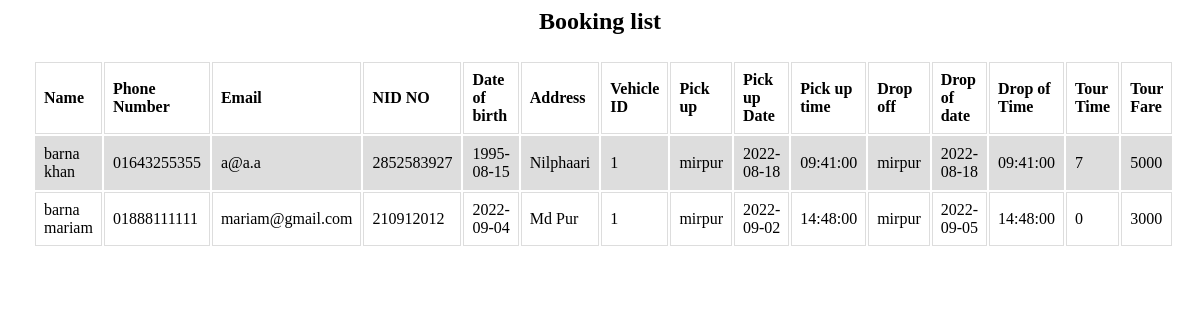
Page /user/rent.php on the committed database.
### tables this page shows
CREATE TABLE `rentinfo` (
  `SerialNo` int(11) NOT NULL,
  `FName` varchar(50) NOT NULL,
  `LName` varchar(50) NOT NULL,
  `PhoneNo` varchar(11) NOT NULL,
  `Email` varchar(70) NOT NULL,
  `NID` varchar(17) NOT NULL,
  `DOB` date NOT NULL,
  `Address` text NOT NULL,
  `VehicleID` varchar(20) NOT NULL,
  `PickUp` varchar(50) NOT NULL,
  `PickUpDate` date NOT NULL,
  `PickUpTime` time NOT NULL,
  `DropOff` varchar(50) NOT NULL,
  `DropOffDate` date NOT NULL,
  `DropOffTime` time NOT NULL,
  `TourTime` varchar(20) NOT NULL,
  `TourFare` double NOT NULL,
  `Status` varchar(20) NOT NULL DEFAULT 'Pending'
);

### db/dbconnect.php (called while the page is built)
<?php
function getDataFromDB($sql)
{
  $newdb = mysqli_connect('localhost', 'root', '', 'project');
  $result = mysqli_query($newdb,$sql) or die(mysqli_error($newdb));
  $container = array();
  while ($a = mysqli_fetch_assoc($result)) {
    $container[] = $a;
  }
  return $container;
}
?>

### user/rent.php (the view, shortened to what this page needs)
<?php
  require '../db/dbconnect.php';
  $container= getDataFromDB($sql);
  ?>
  <h2 align="center">Booking list</h2>
  <table class="table table-sm"  width="95%">
      <tr>
         <th>Name</th>
         <th>Phone Number</th>
         <th>Email</th>
         <th>NID NO</th>
         <th>Date of birth</th>
         <th>Address</th>
         <th>Vehicle ID</th>
         <th>Pick up</th>
         <th>Pick up Date</th>
         <th>Pick up time</th>
         <th>Drop off</th>
         <th>Drop of date</th>
         <th>Drop of Time</th>
         <th>Tour Time</th>
         <th>Tour Fare</th>
      </tr>
      <?php
          foreach($container as $row){
      ?>
              <tr>
                  <td><?php echo $row["FName"].' '.$row["LName"] ?></td>
                  <td><?php echo $row["PhoneNo"] ?></td>
                  <td><?php echo $row["Email"] ?></td>
                  <td><?php echo $row["NID"] ?></td>
                  <td><?php echo $row["DOB"] ?></td>
                  <td><?php echo $row["Address"] ?></td>
                  <td><?php echo $row["VehicleID"] ?></td>
                  <td><?php echo $row["PickUp"] ?></td>
                  <td><?php echo $row["PickUpDate"] ?></td>
                  <td><?php echo $row["PickUpTime"] ?></td>
                  <td><?php echo $row["DropOff"] ?></td>
                  <td><?php echo $row["DropOffDate"] ?></td>
                  <td><?php echo $row["DropOffTime"] ?></td>
                  <td><?php echo $row["TourTime"] ?></td>
                  <td><?php echo $row["TourFare"] ?></td>
              </tr>
          <?php
          }
          ?>
  </table>

### user/rent.php (style rules this page uses)
table { color: black; margin-top:25px; margin-left:25px; }
h2 { color: black; }
td, th { border: 1px solid #dddddd; text-align: left; padding: 8px; }
tr:nth-child(even) { background-color: #dddddd; }

### rows in the picture
rentinfo: FName "barna", LName "khan", PhoneNo "01643255355", Email "a@a.a", NID "2852583927", DOB "1995-08-15", Address "Nilphaari", VehicleID "1", PickUp "mirpur", PickUpDate "2022-08-18", PickUpTime "09:41:00", DropOff "mirpur", DropOffDate "2022-08-18", DropOffTime "09:41:00", TourTime "7", TourFare "5000"
rentinfo: FName "barna", LName "mariam", PhoneNo "01888111111", Email "mariam@gmail.com", NID "210912012", DOB "2022-09-04", Address "Md Pur", VehicleID "1", PickUp "mirpur", PickUpDate "2022-09-02", PickUpTime "14:48:00", DropOff "mirpur", DropOffDate "2022-09-05", DropOffTime "14:48:00", TourTime "0", TourFare "3000"
